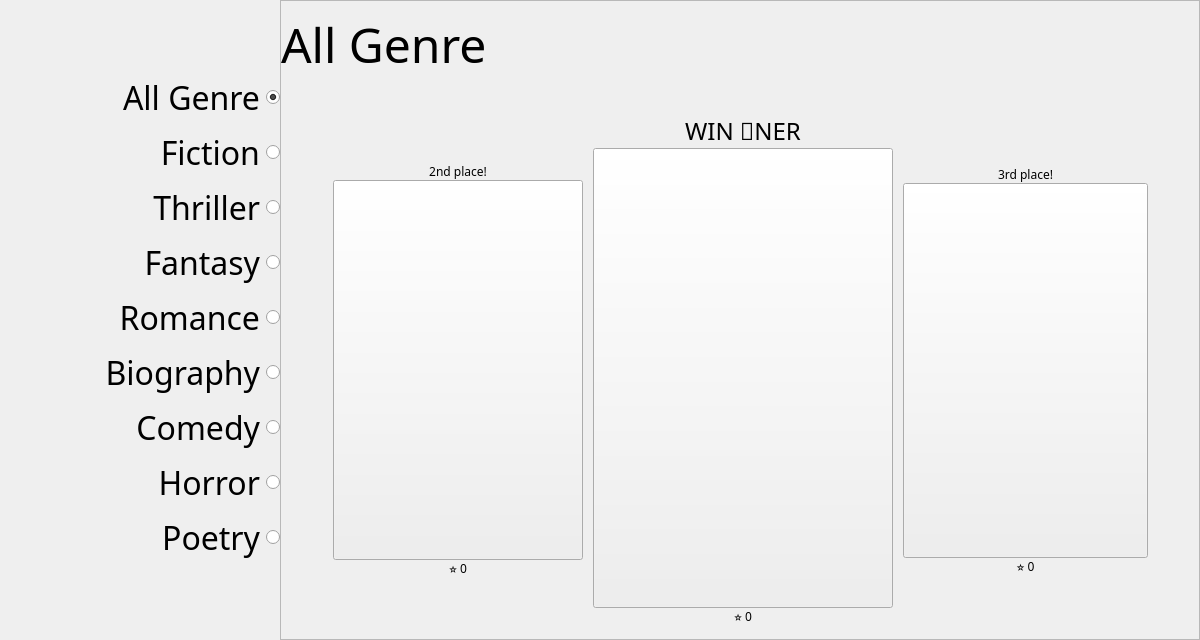
<?xml version="1.0" encoding="UTF-8"?>
<ui version="4.0">
 <class>chart</class>
 <widget class="QWidget" name="chart">
  <property name="geometry">
   <rect>
    <x>0</x>
    <y>0</y>
    <width>1200</width>
    <height>640</height>
   </rect>
  </property>
  <property name="minimumSize">
   <size>
    <width>1200</width>
    <height>640</height>
   </size>
  </property>
  <layout class="QGridLayout" name="gridLayout">
   <property name="leftMargin">
    <number>0</number>
   </property>
   <property name="topMargin">
    <number>0</number>
   </property>
   <property name="rightMargin">
    <number>0</number>
   </property>
   <property name="bottomMargin">
    <number>0</number>
   </property>
   <property name="spacing">
    <number>0</number>
   </property>
   <item row="1" column="0">
    <widget class="QFrame" name="genre_box">
     <property name="sizePolicy">
      <sizepolicy hsizetype="Fixed" vsizetype="Fixed">
       <horstretch>0</horstretch>
       <verstretch>0</verstretch>
      </sizepolicy>
     </property>
     <property name="minimumSize">
      <size>
       <width>200</width>
       <height>0</height>
      </size>
     </property>
     <property name="frameShape">
      <enum>QFrame::NoFrame</enum>
     </property>
     <property name="frameShadow">
      <enum>QFrame::Raised</enum>
     </property>
     <layout class="QVBoxLayout" name="verticalLayout_4">
      <property name="spacing">
       <number>0</number>
      </property>
      <property name="leftMargin">
       <number>30</number>
      </property>
      <property name="topMargin">
       <number>0</number>
      </property>
      <property name="rightMargin">
       <number>0</number>
      </property>
      <property name="bottomMargin">
       <number>0</number>
      </property>
      <item>
       <spacer name="verticalSpacer">
        <property name="orientation">
         <enum>Qt::Vertical</enum>
        </property>
        <property name="sizeHint" stdset="0">
         <size>
          <width>20</width>
          <height>35</height>
         </size>
        </property>
       </spacer>
      </item>
      <item>
       <widget class="QRadioButton" name="all_btn">
        <property name="sizePolicy">
         <sizepolicy hsizetype="Fixed" vsizetype="Fixed">
          <horstretch>0</horstretch>
          <verstretch>0</verstretch>
         </sizepolicy>
        </property>
        <property name="minimumSize">
         <size>
          <width>250</width>
          <height>55</height>
         </size>
        </property>
        <property name="font">
         <font>
          <family>Product Sans</family>
          <pointsize>24</pointsize>
         </font>
        </property>
        <property name="cursor">
         <cursorShape>PointingHandCursor</cursorShape>
        </property>
        <property name="layoutDirection">
         <enum>Qt::RightToLeft</enum>
        </property>
        <property name="styleSheet">
         <string notr="true"/>
        </property>
        <property name="text">
         <string>All Genre</string>
        </property>
        <property name="checked">
         <bool>true</bool>
        </property>
       </widget>
      </item>
      <item>
       <widget class="QRadioButton" name="fiction_btn">
        <property name="sizePolicy">
         <sizepolicy hsizetype="Fixed" vsizetype="Fixed">
          <horstretch>0</horstretch>
          <verstretch>0</verstretch>
         </sizepolicy>
        </property>
        <property name="minimumSize">
         <size>
          <width>250</width>
          <height>55</height>
         </size>
        </property>
        <property name="font">
         <font>
          <family>Product Sans</family>
          <pointsize>24</pointsize>
         </font>
        </property>
        <property name="cursor">
         <cursorShape>PointingHandCursor</cursorShape>
        </property>
        <property name="layoutDirection">
         <enum>Qt::RightToLeft</enum>
        </property>
        <property name="text">
         <string>Fiction</string>
        </property>
       </widget>
      </item>
      <item>
       <widget class="QRadioButton" name="thriller_btn">
        <property name="sizePolicy">
         <sizepolicy hsizetype="Fixed" vsizetype="Fixed">
          <horstretch>0</horstretch>
          <verstretch>0</verstretch>
         </sizepolicy>
        </property>
        <property name="minimumSize">
         <size>
          <width>250</width>
          <height>55</height>
         </size>
        </property>
        <property name="font">
         <font>
          <family>Product Sans</family>
          <pointsize>24</pointsize>
         </font>
        </property>
        <property name="cursor">
         <cursorShape>PointingHandCursor</cursorShape>
        </property>
        <property name="layoutDirection">
         <enum>Qt::RightToLeft</enum>
        </property>
        <property name="text">
         <string>Thriller</string>
        </property>
       </widget>
      </item>
      <item>
       <widget class="QRadioButton" name="fantasy_btn">
        <property name="sizePolicy">
         <sizepolicy hsizetype="Fixed" vsizetype="Fixed">
          <horstretch>0</horstretch>
          <verstretch>0</verstretch>
         </sizepolicy>
        </property>
        <property name="minimumSize">
         <size>
          <width>250</width>
          <height>55</height>
         </size>
        </property>
        <property name="font">
         <font>
          <family>Product Sans</family>
          <pointsize>24</pointsize>
         </font>
        </property>
        <property name="cursor">
         <cursorShape>PointingHandCursor</cursorShape>
        </property>
        <property name="layoutDirection">
         <enum>Qt::RightToLeft</enum>
        </property>
        <property name="text">
         <string>Fantasy</string>
        </property>
       </widget>
      </item>
      <item>
       <widget class="QRadioButton" name="rom_btn">
        <property name="sizePolicy">
         <sizepolicy hsizetype="Fixed" vsizetype="Fixed">
          <horstretch>0</horstretch>
          <verstretch>0</verstretch>
         </sizepolicy>
        </property>
        <property name="minimumSize">
         <size>
          <width>250</width>
          <height>55</height>
         </size>
        </property>
        <property name="font">
         <font>
          <family>Product Sans</family>
          <pointsize>24</pointsize>
         </font>
        </property>
        <property name="cursor">
         <cursorShape>PointingHandCursor</cursorShape>
        </property>
        <property name="layoutDirection">
         <enum>Qt::RightToLeft</enum>
        </property>
        <property name="text">
         <string>Romance</string>
        </property>
       </widget>
      </item>
      <item>
       <widget class="QRadioButton" name="bio_btn">
        <property name="sizePolicy">
         <sizepolicy hsizetype="Fixed" vsizetype="Fixed">
          <horstretch>0</horstretch>
          <verstretch>0</verstretch>
         </sizepolicy>
        </property>
        <property name="minimumSize">
         <size>
          <width>250</width>
          <height>55</height>
         </size>
        </property>
        <property name="font">
         <font>
          <family>Product Sans</family>
          <pointsize>24</pointsize>
         </font>
        </property>
        <property name="cursor">
         <cursorShape>PointingHandCursor</cursorShape>
        </property>
        <property name="layoutDirection">
         <enum>Qt::RightToLeft</enum>
        </property>
        <property name="text">
         <string>Biography</string>
        </property>
       </widget>
      </item>
      <item>
       <widget class="QRadioButton" name="com_btn">
        <property name="sizePolicy">
         <sizepolicy hsizetype="Fixed" vsizetype="Fixed">
          <horstretch>0</horstretch>
          <verstretch>0</verstretch>
         </sizepolicy>
        </property>
        <property name="minimumSize">
         <size>
          <width>250</width>
          <height>55</height>
         </size>
        </property>
        <property name="font">
         <font>
          <family>Product Sans</family>
          <pointsize>24</pointsize>
         </font>
        </property>
        <property name="cursor">
         <cursorShape>PointingHandCursor</cursorShape>
        </property>
        <property name="layoutDirection">
         <enum>Qt::RightToLeft</enum>
        </property>
        <property name="text">
         <string>Comedy</string>
        </property>
       </widget>
      </item>
      <item>
       <widget class="QRadioButton" name="horror_btn">
        <property name="sizePolicy">
         <sizepolicy hsizetype="Fixed" vsizetype="Fixed">
          <horstretch>0</horstretch>
          <verstretch>0</verstretch>
         </sizepolicy>
        </property>
        <property name="minimumSize">
         <size>
          <width>250</width>
          <height>55</height>
         </size>
        </property>
        <property name="font">
         <font>
          <family>Product Sans</family>
          <pointsize>24</pointsize>
         </font>
        </property>
        <property name="cursor">
         <cursorShape>PointingHandCursor</cursorShape>
        </property>
        <property name="layoutDirection">
         <enum>Qt::RightToLeft</enum>
        </property>
        <property name="text">
         <string>Horror</string>
        </property>
       </widget>
      </item>
      <item>
       <widget class="QRadioButton" name="poetry_btn">
        <property name="sizePolicy">
         <sizepolicy hsizetype="Fixed" vsizetype="Fixed">
          <horstretch>0</horstretch>
          <verstretch>0</verstretch>
         </sizepolicy>
        </property>
        <property name="minimumSize">
         <size>
          <width>250</width>
          <height>55</height>
         </size>
        </property>
        <property name="font">
         <font>
          <family>Product Sans</family>
          <pointsize>24</pointsize>
         </font>
        </property>
        <property name="cursor">
         <cursorShape>PointingHandCursor</cursorShape>
        </property>
        <property name="layoutDirection">
         <enum>Qt::RightToLeft</enum>
        </property>
        <property name="text">
         <string>Poetry</string>
        </property>
       </widget>
      </item>
      <item>
       <spacer name="verticalSpacer_2">
        <property name="orientation">
         <enum>Qt::Vertical</enum>
        </property>
        <property name="sizeHint" stdset="0">
         <size>
          <width>20</width>
          <height>40</height>
         </size>
        </property>
       </spacer>
      </item>
     </layout>
    </widget>
   </item>
   <item row="0" column="3" rowspan="3">
    <widget class="QFrame" name="rank">
     <property name="styleSheet">
      <string notr="true"/>
     </property>
     <property name="frameShape">
      <enum>QFrame::StyledPanel</enum>
     </property>
     <property name="frameShadow">
      <enum>QFrame::Raised</enum>
     </property>
     <layout class="QGridLayout" name="gridLayout_2">
      <property name="leftMargin">
       <number>0</number>
      </property>
      <property name="topMargin">
       <number>0</number>
      </property>
      <property name="rightMargin">
       <number>0</number>
      </property>
      <property name="bottomMargin">
       <number>0</number>
      </property>
      <property name="horizontalSpacing">
       <number>10</number>
      </property>
      <property name="verticalSpacing">
       <number>0</number>
      </property>
      <item row="0" column="1" colspan="5">
       <widget class="QLabel" name="genre_label">
        <property name="minimumSize">
         <size>
          <width>250</width>
          <height>100</height>
         </size>
        </property>
        <property name="maximumSize">
         <size>
          <width>16777215</width>
          <height>80</height>
         </size>
        </property>
        <property name="font">
         <font>
          <family>Helvetica Neue LT Black Ext</family>
          <pointsize>36</pointsize>
         </font>
        </property>
        <property name="text">
         <string>All Genre</string>
        </property>
        <property name="alignment">
         <set>Qt::AlignLeading|Qt::AlignLeft|Qt::AlignTop</set>
        </property>
       </widget>
      </item>
      <item row="1" column="3">
       <layout class="QVBoxLayout" name="verticalLayout_6">
        <property name="spacing">
         <number>0</number>
        </property>
        <item>
         <spacer name="verticalSpacer_5">
          <property name="orientation">
           <enum>Qt::Vertical</enum>
          </property>
          <property name="sizeHint" stdset="0">
           <size>
            <width>20</width>
            <height>40</height>
           </size>
          </property>
         </spacer>
        </item>
        <item>
         <widget class="QLabel" name="first_label">
          <property name="font">
           <font>
            <family>Helvetica Neue LT Black Ext</family>
            <pointsize>18</pointsize>
           </font>
          </property>
          <property name="text">
           <string>WIN 👑NER</string>
          </property>
          <property name="alignment">
           <set>Qt::AlignCenter</set>
          </property>
         </widget>
        </item>
        <item>
         <widget class="QPushButton" name="no1_btn">
          <property name="sizePolicy">
           <sizepolicy hsizetype="Fixed" vsizetype="Fixed">
            <horstretch>0</horstretch>
            <verstretch>0</verstretch>
           </sizepolicy>
          </property>
          <property name="minimumSize">
           <size>
            <width>300</width>
            <height>460</height>
           </size>
          </property>
          <property name="cursor">
           <cursorShape>PointingHandCursor</cursorShape>
          </property>
          <property name="text">
           <string/>
          </property>
         </widget>
        </item>
        <item>
         <widget class="QLabel" name="no1_rating">
          <property name="font">
           <font>
            <family>Helvetica Neue LT Black Ext</family>
           </font>
          </property>
          <property name="text">
           <string>⭐ 0</string>
          </property>
          <property name="alignment">
           <set>Qt::AlignCenter</set>
          </property>
         </widget>
        </item>
        <item>
         <spacer name="verticalSpacer_6">
          <property name="orientation">
           <enum>Qt::Vertical</enum>
          </property>
          <property name="sizeHint" stdset="0">
           <size>
            <width>20</width>
            <height>40</height>
           </size>
          </property>
         </spacer>
        </item>
       </layout>
      </item>
      <item row="1" column="2">
       <layout class="QVBoxLayout" name="verticalLayout_5">
        <property name="spacing">
         <number>0</number>
        </property>
        <item>
         <spacer name="verticalSpacer_3">
          <property name="orientation">
           <enum>Qt::Vertical</enum>
          </property>
          <property name="sizeHint" stdset="0">
           <size>
            <width>20</width>
            <height>40</height>
           </size>
          </property>
         </spacer>
        </item>
        <item>
         <widget class="QLabel" name="second_label">
          <property name="font">
           <font>
            <family>Helvetica Neue LT Black Ext</family>
           </font>
          </property>
          <property name="text">
           <string>2nd place!</string>
          </property>
          <property name="alignment">
           <set>Qt::AlignCenter</set>
          </property>
         </widget>
        </item>
        <item>
         <widget class="QPushButton" name="no2_btn">
          <property name="minimumSize">
           <size>
            <width>250</width>
            <height>380</height>
           </size>
          </property>
          <property name="cursor">
           <cursorShape>PointingHandCursor</cursorShape>
          </property>
          <property name="text">
           <string/>
          </property>
         </widget>
        </item>
        <item>
         <widget class="QLabel" name="no2_rating">
          <property name="font">
           <font>
            <family>Helvetica Neue LT Black Ext</family>
           </font>
          </property>
          <property name="text">
           <string>⭐ 0</string>
          </property>
          <property name="alignment">
           <set>Qt::AlignCenter</set>
          </property>
         </widget>
        </item>
        <item>
         <spacer name="verticalSpacer_4">
          <property name="orientation">
           <enum>Qt::Vertical</enum>
          </property>
          <property name="sizeHint" stdset="0">
           <size>
            <width>20</width>
            <height>40</height>
           </size>
          </property>
         </spacer>
        </item>
       </layout>
      </item>
      <item row="1" column="4">
       <layout class="QVBoxLayout" name="verticalLayout_7">
        <property name="spacing">
         <number>0</number>
        </property>
        <item>
         <spacer name="verticalSpacer_7">
          <property name="orientation">
           <enum>Qt::Vertical</enum>
          </property>
          <property name="sizeHint" stdset="0">
           <size>
            <width>20</width>
            <height>40</height>
           </size>
          </property>
         </spacer>
        </item>
        <item>
         <widget class="QLabel" name="third_label">
          <property name="font">
           <font>
            <family>Helvetica Neue LT Black Ext</family>
           </font>
          </property>
          <property name="text">
           <string>3rd place!</string>
          </property>
          <property name="alignment">
           <set>Qt::AlignCenter</set>
          </property>
         </widget>
        </item>
        <item>
         <widget class="QPushButton" name="no3_btn">
          <property name="minimumSize">
           <size>
            <width>245</width>
            <height>375</height>
           </size>
          </property>
          <property name="cursor">
           <cursorShape>PointingHandCursor</cursorShape>
          </property>
          <property name="text">
           <string/>
          </property>
         </widget>
        </item>
        <item>
         <widget class="QLabel" name="no3_rating">
          <property name="font">
           <font>
            <family>Helvetica Neue LT Black Ext</family>
           </font>
          </property>
          <property name="text">
           <string>⭐ 0</string>
          </property>
          <property name="alignment">
           <set>Qt::AlignCenter</set>
          </property>
         </widget>
        </item>
        <item>
         <spacer name="verticalSpacer_8">
          <property name="orientation">
           <enum>Qt::Vertical</enum>
          </property>
          <property name="sizeHint" stdset="0">
           <size>
            <width>20</width>
            <height>40</height>
           </size>
          </property>
         </spacer>
        </item>
       </layout>
      </item>
      <item row="1" column="1">
       <spacer name="horizontalSpacer">
        <property name="orientation">
         <enum>Qt::Horizontal</enum>
        </property>
        <property name="sizeHint" stdset="0">
         <size>
          <width>40</width>
          <height>20</height>
         </size>
        </property>
       </spacer>
      </item>
      <item row="1" column="5">
       <spacer name="horizontalSpacer_2">
        <property name="orientation">
         <enum>Qt::Horizontal</enum>
        </property>
        <property name="sizeHint" stdset="0">
         <size>
          <width>40</width>
          <height>20</height>
         </size>
        </property>
       </spacer>
      </item>
     </layout>
    </widget>
   </item>
  </layout>
 </widget>
 <resources/>
 <connections/>
</ui>
